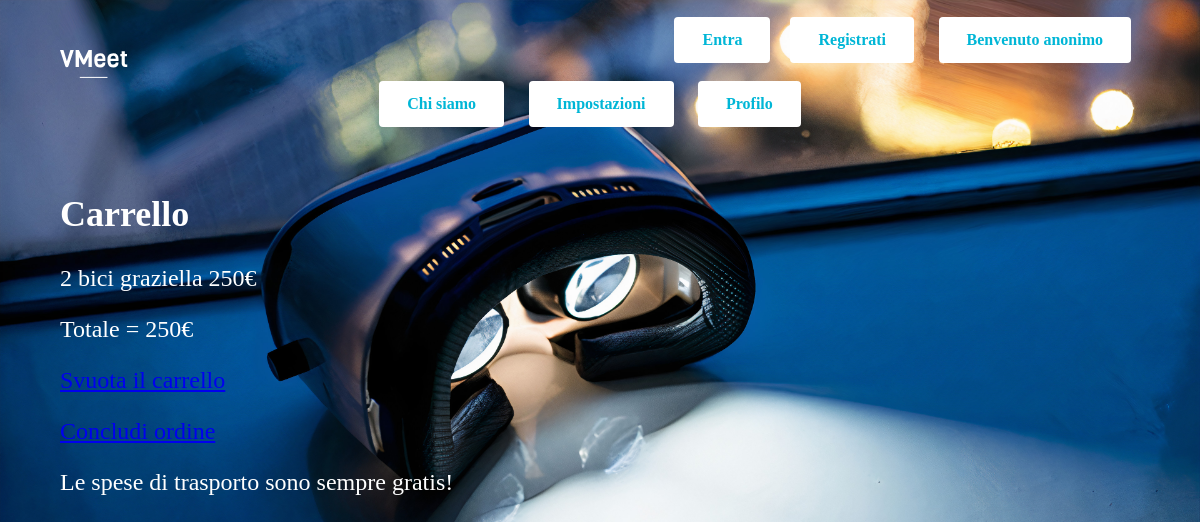
The page /index.php/go/mettiNelCarrello/2 on the database its author committed.
### tables this page shows
CREATE TABLE IF NOT EXISTS `articoli` (
  `id` int(11) NOT NULL,
  `nome` char(50) NOT NULL,
  `foto` char(50) NOT NULL,
  `prezzo` int(11) NOT NULL,
  PRIMARY KEY (`id`)
);

### application/controllers/Go.php (called while the page is built, shortened)
<?php
class Go extends CI_Controller {
	public function __construct()
	{
		if (!isset($this->session->carrello))
		{
			$carrello = array();
			$this->session->carrello = $carrello;
		}
		$this->load->helper('MenuItem');
	}
    public function carrello()
	{
		$totale = 0;
		foreach ($this->session->carrello as $merce)
		{
		    $totale = $totale + $merce->prezzo;
		}
		$data['totale'] = $totale;
		$this->load->view('header');
		$this->load->view('carrello',$data);
		$this->load->view('footer');
	}
	public function mettiNelCarrello($id)
	{
		$appo = $this->negozio_model->get_articolo($id);
		if (isset($appo))
		{
			$merce = new stdClass();
			$merce->id = $appo->id;
			$merce->nome = $appo->nome;
			$merce->prezzo = $appo->prezzo;
			$carrello = $this->session->carrello;
			$carrello[] = $merce;
			$this->session->carrello = $carrello;
			$this->carrello();
		}
		else
		{
		  $data['messaggio'] = "L'articolo non esiste!";
		  $this->load->view('header');
		  $this->load->view('errore', $data);
		  $this->load->view('footer');
		}
	}
}
?>

### index.php (called while the page is built, shortened)
<?php
require_once BASEPATH.'core/CodeIgniter.php';

### application/models/Negozio_model.php (called while the page is built, shortened)
<?php
class Negozio_model extends CI_model
{
	public function __construct()
	{
		$this->db->query("SET lc_messages = 'it_IT'");
	}
	public function get_articolo($id)
	{
		$query = $this->db->query("select * from articoli where id=?", array($id));
		return $query->row();
	}
}
?>

### application/views/carrello.php (the view)
<main>
<h2> Carrello </h2>
<?php foreach($this->session->carrello  as $merce): ?>
<p><?= $merce->id ?> <?= $merce->nome ?> <?= $merce->prezzo ?>&euro;</p>
<?php endforeach ?>
<p> Totale =  <?= $totale ?>&euro; </p>
<p> <?= anchor('go/svuotaCarrello', 'Svuota il carrello') ?> </p>
<p><?= anchor('go/concludiOrdine', 'Concludi ordine') ?> </p>
<p> Le spese di trasporto sono sempre gratis! </p>
</main>

### stile.css (style rules this page uses)
body { width: 90%; margin: auto; background-color: rgb(0, 0, 0); font-size: 150%; color: white; font-family: verdana; background-image: url("images/background5.jpg"); background-repeat: no-repeat, repeat; background-color: #000000; background-size:cover; }
nav a { display: inline-block; margin-right: 20px; }
.btn { border: none; color: rgb(0, 182, 214); background-color: white; padding: 14px 28px; font-size: 16px; cursor: pointer; display: inline-block; border-radius: 4px; text-decoration: none; font-weight: bold; }

### rows shown on the page
articoli: id "2", nome "bici graziella", prezzo "250"

### other values the page prints
anchor('go/entra', 'Entra', ['class' => 'btn']) "Entra"
anchor('go/registrati', 'Registrati', ['class' => 'btn']) "Registrati"
$this->session->utente->nome "anonimo"
anchor('go/aboutus', 'Chi siamo', ['class' => 'btn']) "Chi siamo"
anchor('user/settings', 'Impostazioni', ['class' => 'btn']) "Impostazioni"
anchor('user/profile', 'Profilo', ['class' => 'btn']) "Profilo"
$totale "250"
anchor('go/svuotaCarrello', 'Svuota il carrello') "Svuota il carrello"
anchor('go/concludiOrdine', 'Concludi ordine') "Concludi ordine"
